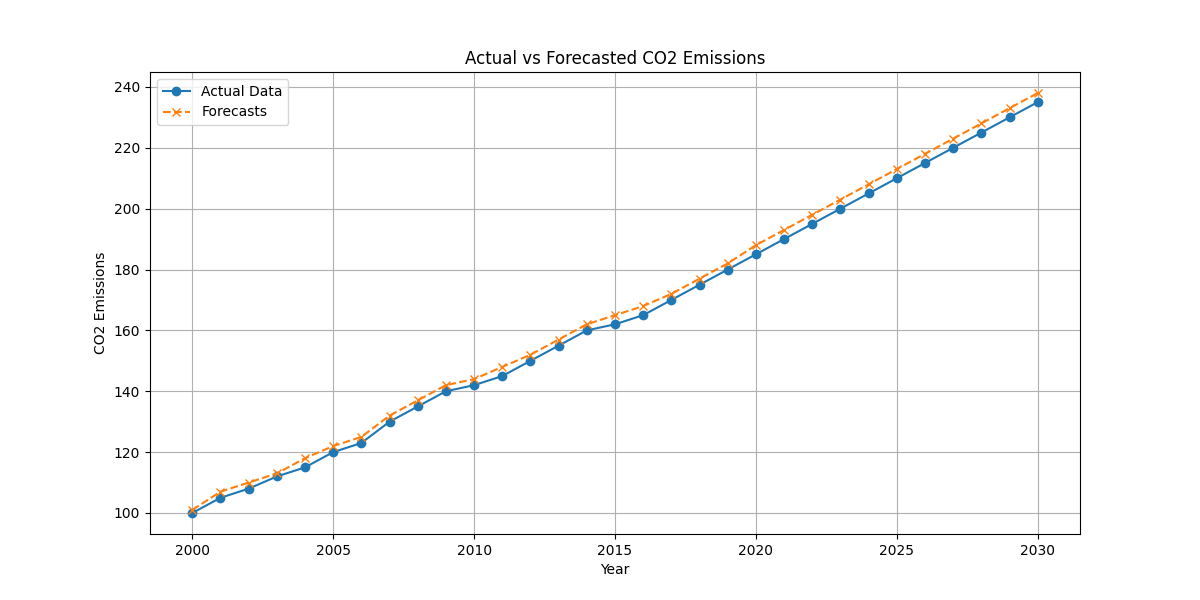

Here is the Python script that generated this plot:
import matplotlib.pyplot as plt  # Importing pyplot from matplotlib for plotting
import numpy as np  # Importing numpy for numerical operations and handling arrays

# Creating example data
years = np.arange(2000, 2031)  # Creating an array of years from 2000 to 2030
actual_emissions = np.array([100, 105, 108, 112, 115, 120, 123, 130, 135, 140, 142, 145, 150, 155, 160, 162,
                            # Example actual emissions data
                             165, 170, 175, 180, 185, 190, 195, 200, 205, 210, 215, 220, 225, 230, 235])
forecasted_emissions = np.array([101, 107, 110, 113, 118, 122, 125, 132, 137, 142, 144, 148, 152, 157, 162, 165,
                                # Example forecasted emissions data
                                 168, 172, 177, 182, 188, 193, 198, 203, 208, 213, 218, 223, 228, 233, 238])

# Creating the plot
plt.figure(figsize=(12, 6))  # Setting the size of the figure (plot)
# Plotting actual emissions data with point markers
plt.plot(years, actual_emissions, label='Actual Data', marker='o')
# Plotting forecasted emissions data with dashed line and point markers
plt.plot(years, forecasted_emissions,
        label='Forecasts', linestyle='--', marker='x')
plt.xlabel('Year')  # Label for the x-axis
plt.ylabel('CO2 Emissions')  # Label for the y-axis
plt.title('Actual vs Forecasted CO2 Emissions')  # Title of the plot
plt.legend()  # Displaying the legend to explain what each line represents
plt.grid(True)  # Adding a grid to the plot for better readability
plt.show()  # Displaying the plot
